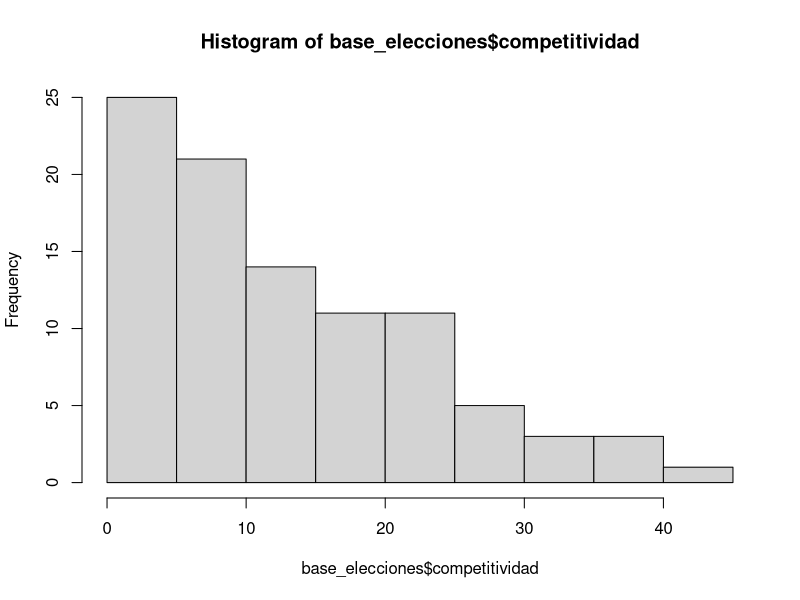
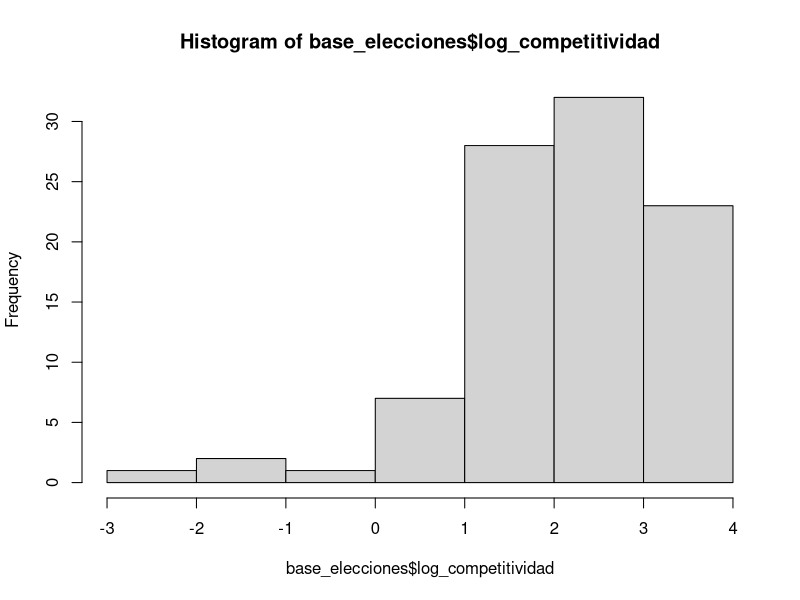
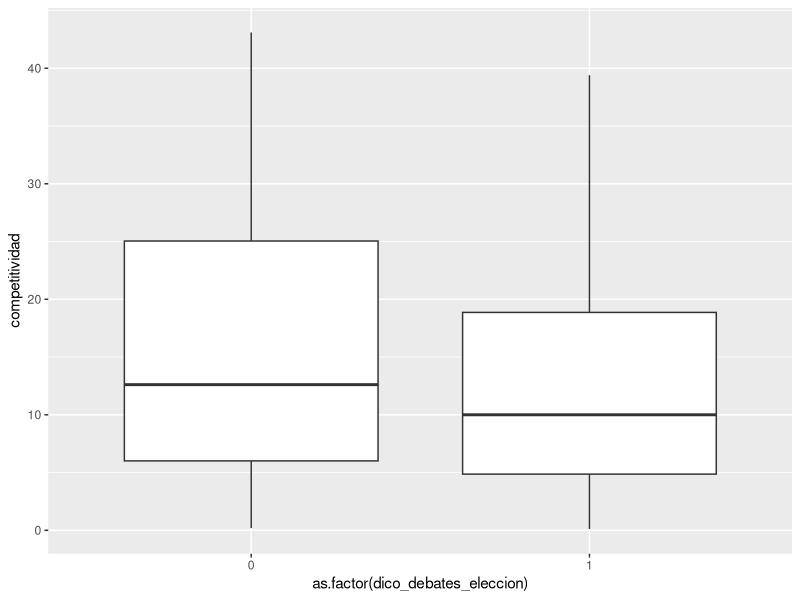
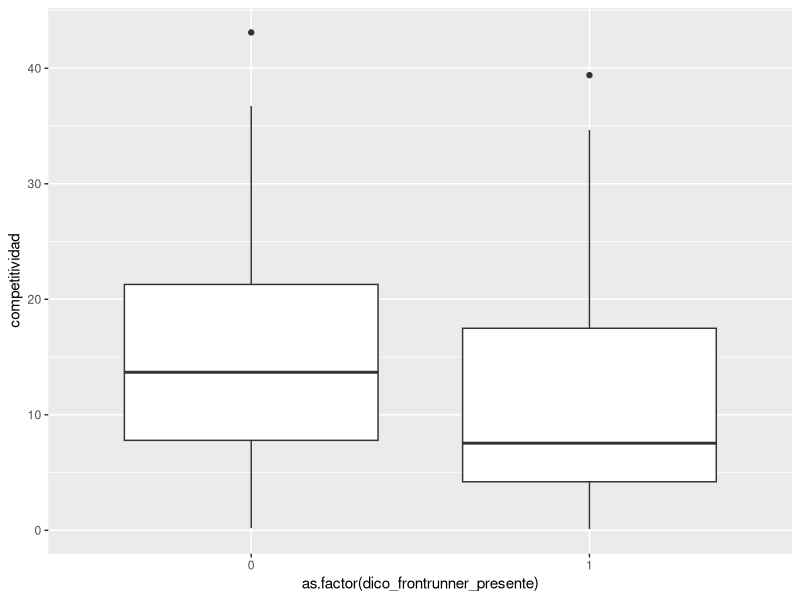
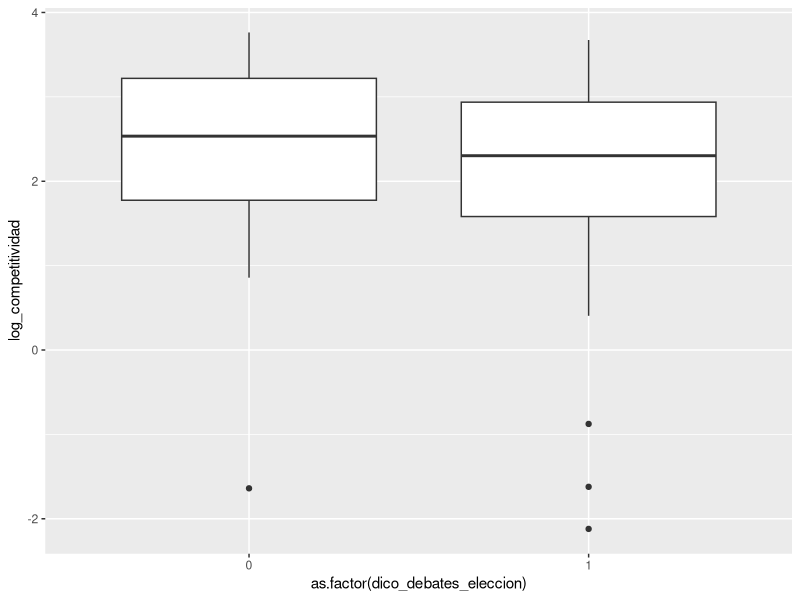
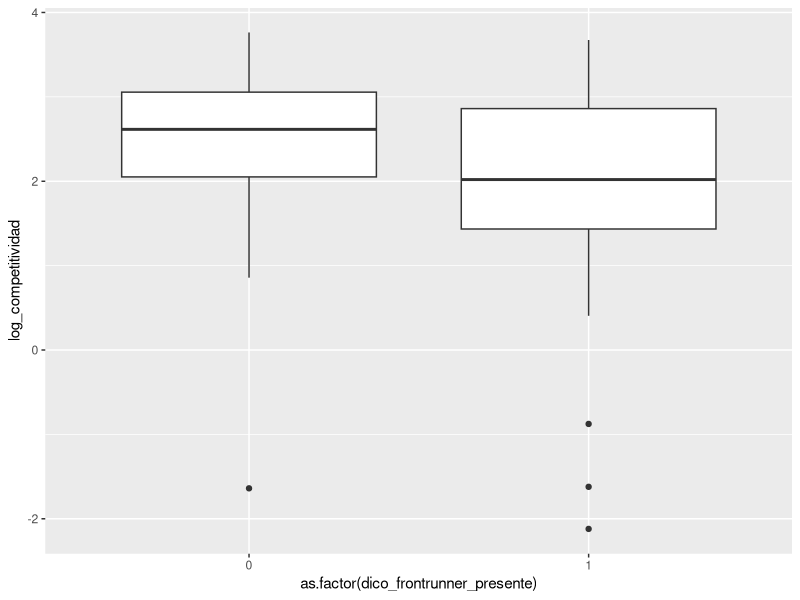
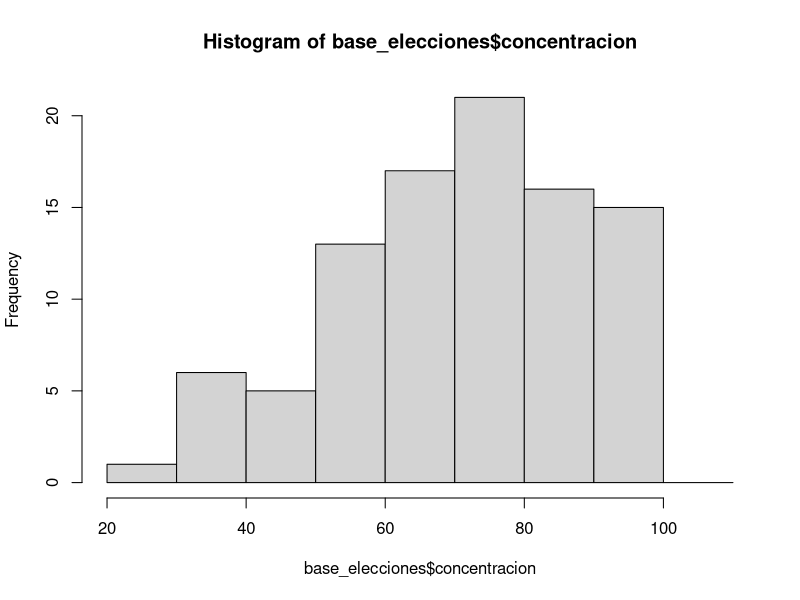
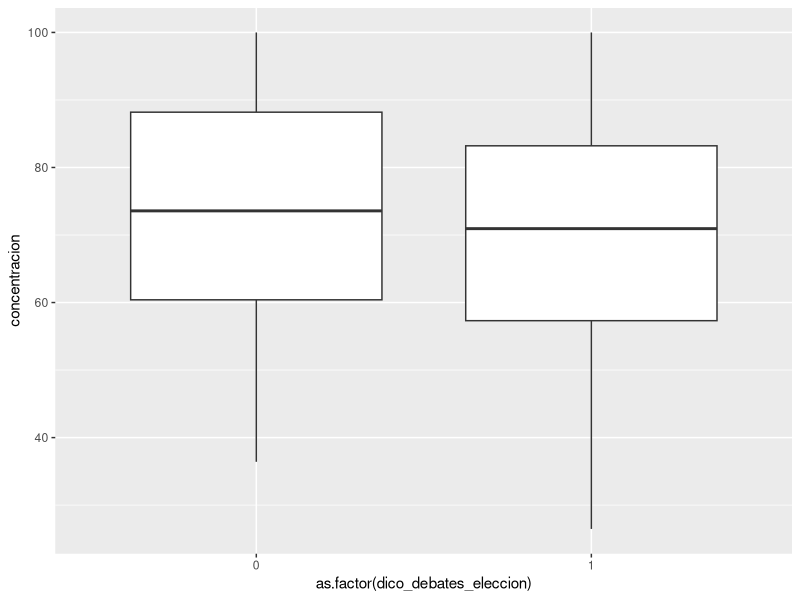

Generate these figures, in order, with R: (Note: this script raises an error after producing the figures.)
# MODELO DE PROBA DE AUSENCIAS PARA LOS CANDIATOS

# version borrador 8 abril 2024

# APUNTES: LISTA DE PENDIENTES #############

# PENDIENTE: AGREGAR CONTROL INTERACTIVO BALLOTAGE==1 que deberia volver insignificante el efecto de la concentracion. LISTO. RESULTADOS RAROS. PARA PENSAR / PREGUNTAR MAURICIO

# PENDIENTE CONSTRUIR TABLAS PARA INTERPRETAR VARIANDO VALORES DE TODAS VARIABLES
# PENDIENTE: PLOTEAR GRAFICOS INVIRTIENDO VARIABLES QUE SE VUELVEN VISIBLES, EJ NORMATIVA/ TRADICION, probado ya , igual definitivo cuando tengamos modelo definitivo
# PENDIENTE pensar pos de agregar todas variantes en un mismo grafico, o en un mismo panel

# PENDIENTE: ESTADISTICAS DESCRIPTIVAS! # estoy haciendo tablas y diferencias de medias, abr 2024, ver si algo mas es relevante
# PENDIENTE: QUIZAS SE PUEDEN INTERPRETAR RELAC VIBARIADAS COMO CUASI NEC Y CUASI SUF , P PENSAR# 

# IMPORTANTE PENDIENTE: QUIZAS CONSIDERAR UNA VD DE DEBATES SI PERO SIN FRONTRUNNER PARA ID CAUSAS SOBRE ESTE SUBSET,
# AUNQUE ATENTI PUEDE SER UN N MUY BAJO PARA LA CATEGORIA
# EN GRAL RESULTADOS A HOY ABRIL 11 2024 VIENEN SUGIRIENDO QUE DETS SON PARECIDOS PERO DIFERENTES
# A INCUMBENT SI O SI LE IMPORTA LA COMPETITIVIDAD
# PARA EL RESTO ES UN POCO MAS IMPORTANTE LA CONCENTRACION, LA COMPETITIVIDAD PIERDE IMP 

# PENDIENTES/ AYUDAMEMORIA 
# recirdar que para inclusion de VIS importa ortogonalidad o no, ademas de relevancia
# recordar interpretar sustantivamente la magnitud de los coeficientes

# LIBRERIAS #####

library(tidyverse)

# DATA ###########
setwd("/home/carolina/Documents/Proyectos R/debates_latam2024/tesis_doctorado/datav2023")
base_elecciones <- read.csv("all_elections.csv") %>% select(-X)
setwd("/home/carolina/Documents/Proyectos R/debates_latam2024/tesis_doctorado/")
options(scipen=999)

# TRABAJO ########

# CREACION DE VARIABLES AUXILIARES ##########

# variables dico de normativa

base_elecciones <- base_elecciones %>% 
  mutate(dico_obligatorio_candidato = ifelse(ncat_regcandidatos==3,1,0),
         dico_derechos_candidato = ifelse(ncat_regcandidatos==2,1,0))

base_elecciones <- base_elecciones %>% 
  mutate(dico_any_normativa = ifelse(ncat_regcandidatos>=2,1,0))

base_elecciones <- base_elecciones %>% 
  mutate(log_competitividad = log(competitividad))

# recategorizamos ballotage
base_elecciones <- base_elecciones %>% 
  mutate(ballotage = ifelse(ncat_ronda==2,1,0))

# base sin outlier competitividad # para probar modelos, comentar cuando aplique
full_data <- base_elecciones 
base_elecciones <- base_elecciones %>% 
  subset(electionid!="El Salvador 2024-02-04")
 
# EXPLORACION DESCRIPTIVA ###########

# exploracion de VDs alternativas
table(base_elecciones$dico_debates_eleccion)
table(base_elecciones$dico_frontrunner_presente)
table(base_elecciones$dico_frontORcha_presentes)

# chequeamos distribs bivariadas

# VIS CONTINUAS #

# COMPETITIVIDAD #
mean_values <- aggregate(competitividad ~ dico_debates_eleccion, base_elecciones, mean, na.rm = TRUE)
# hay mas competitividad (menos dif entre candidatos) cuando hay debates

mean_values <- aggregate(competitividad ~ dico_frontrunner_presente, base_elecciones, mean, na.rm = TRUE)
# idem, hay mas competitividad (menos dif entre candidatos) cuando hay debates, la diferencia es ligeramente mas amplia

# distrib
hist(base_elecciones$competitividad) # ojo, hay un outlier que puede ser problematico, calculo que se trata de el salvador
hist(base_elecciones$log_competitividad) # tiene mas sentido. otra alternativa sacar outlier?

# distrib bivariada
ggplot(base_elecciones) + geom_boxplot(aes(as.factor(dico_debates_eleccion), competitividad))
ggplot(base_elecciones) + geom_boxplot(aes(as.factor(dico_frontrunner_presente), competitividad))
ggplot(base_elecciones) + geom_boxplot(aes(as.factor(dico_debates_eleccion), log_competitividad))
ggplot(base_elecciones) + geom_boxplot(aes(as.factor(dico_frontrunner_presente), log_competitividad))

# CONCENTRACION #
mean_values <- aggregate(concentracion ~ dico_debates_eleccion, base_elecciones, mean, na.rm = TRUE)
# las elecciones estan mas concentradas cuando no hay debates, o mas dispersas cuando hay debates

mean_values <- aggregate(concentracion ~ dico_frontrunner_presente, base_elecciones, mean, na.rm = TRUE)
# idem, pero al diferencia se estrecha a casi la mitad (6 puntos versus 3 puntos de diferencia en la diferencia de promedios)

# distrib
hist(base_elecciones$concentracion) 

# distrib bivariada
ggplot(base_elecciones) + geom_boxplot(aes(as.factor(dico_debates_eleccion), concentracion))
ggplot(base_elecciones) + geom_boxplot(aes(as.factor(dico_frontrunner_presente), concentracion))

# TOTREG #
mean_values <- aggregate(ncat_totreg ~ dico_debates_eleccion, base_elecciones, mean, na.rm = TRUE)
# la regulacion es mas estricta cuando hay debates

mean_values <- aggregate(ncat_totreg ~ dico_frontrunner_presente, base_elecciones, mean, na.rm = TRUE)
# idem, y la diferencia de medias se agranda para este caso

# distrib
hist(base_elecciones$ncat_totreg) 

# distrib bivariada
ggplot(base_elecciones) + geom_boxplot(aes(as.factor(dico_debates_eleccion), ncat_totreg))
ggplot(base_elecciones) + geom_boxplot(aes(as.factor(dico_frontrunner_presente), ncat_totreg))

# CONFIANZA EN MEDIOS # # PENDIENTE CORREGIR ESTE INDICADOR Y PROBAR ALTERNATIVOS 
mean_values <- aggregate(int_average_confianza_tv_medios_latin_lapop ~ dico_debates_eleccion, base_elecciones, mean, na.rm = TRUE)
# hay mas confianza en medios cuando hay debates dif de 0.6 puntos aprox en escala de 0 a 4

mean_values <- aggregate(int_average_confianza_tv_medios_latin_lapop ~ dico_frontrunner_presente, base_elecciones, mean, na.rm = TRUE)
# diferencia se reduce e invierte: hay mas confianza en medios cuando NO hay debates.
# IGUAL CATEGORIZACION DEL INDICADOR PUEDE ESTAR GENERANDO PROBLEMAS

hist(base_elecciones$int_average_confianza_tv_medios_latin_lapop)

# distrib bivariada
ggplot(base_elecciones) + geom_boxplot(aes(as.factor(dico_debates_eleccion), int_average_confianza_tv_medios_latin_lapop))
ggplot(base_elecciones) + geom_boxplot(aes(as.factor(dico_frontrunner_presente), int_average_confianza_tv_medios_latin_lapop))

# probamos version escalada
mean_values <- aggregate(int_average_scaled_confianza_tv_medios_latin_lapop ~ dico_debates_eleccion, base_elecciones, mean, na.rm = TRUE)
# hay menos confianza alli donde no hay debates
mean_values <- aggregate(int_average_scaled_confianza_tv_medios_latin_lapop ~ dico_frontrunner_presente, base_elecciones, mean, na.rm = TRUE)
# casi no hay diferencia

hist(base_elecciones$int_average_scaled_confianza_tv_medios_latin_lapop)

# distrib bivariada
ggplot(base_elecciones) + geom_boxplot(aes(as.factor(dico_debates_eleccion), int_average_scaled_confianza_tv_medios_latin_lapop))
ggplot(base_elecciones) + geom_boxplot(aes(as.factor(dico_frontrunner_presente), int_average_scaled_confianza_tv_medios_latin_lapop))

# CONFIANZA EN PPOLS # 
mean_values <- aggregate(int_average_confianza_ppols ~ dico_debates_eleccion, base_elecciones, mean, na.rm = TRUE)
# hay ligeramente mas confianza en ppols cuando NO hay debates

mean_values <- aggregate(int_average_confianza_ppols ~ dico_frontrunner_presente, base_elecciones, mean, na.rm = TRUE)
# idem, y distancia se agranda ligeramente

hist(base_elecciones$int_average_confianza_ppols)

# distrib bivariada
ggplot(base_elecciones) + geom_boxplot(aes(as.factor(dico_debates_eleccion), int_average_confianza_ppols))
ggplot(base_elecciones) + geom_boxplot(aes(as.factor(dico_frontrunner_presente), int_average_confianza_ppols))

# TRADICION: N DEBATES / N ELECCIONES PREVIAS # 
# cumsum pasadas elec con debates
mean_values <- aggregate(lagged_all_previous_elec ~ dico_debates_eleccion, base_elecciones, mean, na.rm = TRUE)
mean_values <- aggregate(lagged_all_previous_elec_frontrunner_presente ~ dico_frontrunner_presente, base_elecciones, mean, na.rm = TRUE)
mean_values <- aggregate(lagged_all_previous_elec ~ dico_frontrunner_presente, base_elecciones, mean, na.rm = TRUE)

hist(base_elecciones$lagged_all_previous_elec)
hist(base_elecciones$lagged_all_previous_elec_frontrunner_presente)

# distrib bivariada
ggplot(base_elecciones) + geom_boxplot(aes(as.factor(dico_debates_eleccion), lagged_all_previous_elec))
ggplot(base_elecciones) + geom_boxplot(aes(as.factor(dico_frontrunner_presente), lagged_all_previous_elec)) 
ggplot(base_elecciones) + geom_boxplot(aes(as.factor(dico_debates_eleccion), lagged_all_previous_elec_frontrunner_presente))
ggplot(base_elecciones) + geom_boxplot(aes(as.factor(dico_frontrunner_presente), lagged_all_previous_elec_frontrunner_presente))
# las diferencias entre las outcome variables alternativas están para pensar.
# either frontrunners sienten mas el peso de la trad / o son mas fuertes en marcar tendencia futura

# n: tot debates en pasadas elec 
mean_values <- aggregate(lagged_all_previous_debates ~ dico_debates_eleccion, base_elecciones, mean, na.rm = TRUE)
mean_values <- aggregate(lagged_all_previous_debates_frontrunner_presente ~ dico_frontrunner_presente, base_elecciones, mean, na.rm = TRUE)
mean_values <- aggregate(lagged_all_previous_debates ~ dico_frontrunner_presente, base_elecciones, mean, na.rm = TRUE)

hist(base_elecciones$lagged_all_previous_debates)
hist(base_elecciones$lagged_all_previous_debates_frontrunner_presente)

# distrib bivariada
# distrib bivariada
ggplot(base_elecciones) + geom_boxplot(aes(as.factor(dico_debates_eleccion), lagged_all_previous_debates))
ggplot(base_elecciones) + geom_boxplot(aes(as.factor(dico_frontrunner_presente), lagged_all_previous_debates)) 
ggplot(base_elecciones) + geom_boxplot(aes(as.factor(dico_debates_eleccion), lagged_all_previous_debates_frontrunner_presente))
ggplot(base_elecciones) + geom_boxplot(aes(as.factor(dico_frontrunner_presente), lagged_all_previous_debates_frontrunner_presente))


# VARIABLES DICO # # PENDIENTE: QUIZAS SE PUEDEN INTERPRETAR ESSTAS VARIABLES COMO CUASI NEC Y CUASI SUF , P PENSAR# 

# RONDA # 
base_elecciones$ballotage %>% table()  
table(base_elecciones$ballotage, base_elecciones$dico_debates_eleccion)
# la distrib sugiere que esta variable es practicamente irrelevante , aunque hay ligeramente mas   
49/16 # en primera ronda 
22/8 # en segunda ronda # hay proporcionalmente mas debates en segunda que en primera ronda
table(base_elecciones$ballotage, base_elecciones$dico_frontrunner_presente)
25/40 # la relacion se vuelve MUCHO mas marcada para debates con fronturnner presente, casi por definicion 
# (--ya todos los debates que teniamos en segunda ronda en la cuenta anterior tenian al frontrunner presente--. 
#p pensar, hay que ver que hacer c esto)

# TRADICION # 
base_elecciones$lagged_dico_debates_eleccion %>% table()  
table(base_elecciones$lagged_dico_debates_eleccion, base_elecciones$dico_debates_eleccion)
# cuando no hubo debates en eleccion anterior, es ligeramente mas probable que no haya debates
# la relacion se invierte y por gran dif cuando si hubo debates (de cualq tipo) en eleccion anterior

table(base_elecciones$lagged_dico_debates_eleccion, base_elecciones$dico_frontrunner_presente)
# resultados similares, pero muy marcados para cuando no hubo debates en elec anterior 
# menos marcados para cuando hubo debates cualq en eleccion anterior 
# es decir, aun habiendo debates en elecc anterior no se coacciona del todo a frontrunner
# y que no haya habido debates en elecc anterior definitivamente da rienda mas suelta al frontrunner

base_elecciones$lagged_dico_frontrunner_presente %>% table()  
table(base_elecciones$lagged_dico_frontrunner_presente, base_elecciones$dico_debates_eleccion)
# se invierte para el caso de no debates (c frontrn) en elec anterior (vs cualq debate),en el sentido de que 
# aun no habiendo habido debates c frontrun, es mas prob que haya un debate (cualq) en elec actual que que no

table(base_elecciones$lagged_dico_frontrunner_presente, base_elecciones$dico_frontrunner_presente)
# aqui de nuevo results consistentes con narrativa en el sentido de que
# cuando frontrunner no asistio a ningun debate en elec anterior, es mas probable que no lo haga en actual eleccion (de hecho se espeja diferencia respecto de cuenta inmediata anterior)
# cuando frontrunner si asistio a debate en elec anterior, es mucho mas probable que si asista en la que siga

base_elecciones$lagged_dico_any_previous_elec %>% table()  
table(base_elecciones$lagged_dico_any_previous_elec, base_elecciones$dico_debates_eleccion)
table(base_elecciones$lagged_dico_any_previous_elec, base_elecciones$dico_frontrunner_presente)

base_elecciones$lagged_dico_any_previous_elec_frontrunner_presente %>% table()  
table(base_elecciones$lagged_dico_any_previous_elec_frontrunner_presente, base_elecciones$dico_debates_eleccion)
table(base_elecciones$lagged_dico_any_previous_elec_frontrunner_presente, base_elecciones$dico_frontrunner_presente)

# NOMRATIVA DICO # 
base_elecciones$dico_obligatorio_candidato %>% table()   
# ojo que esta variable tiene una distrib muy sesgada
table(base_elecciones$dico_obligatorio_candidato, base_elecciones$dico_debates_eleccion)
# cuando no hay obligatoriedad, es igualmente mas probable que haya algun debate
# cuando hay obligatoriedad, 100% hay debate

table(base_elecciones$dico_obligatorio_candidato, base_elecciones$dico_frontrunner_presente)
# simil resultados anteriores, solo que proba de debate c frontrunner sin obligatoriedad disminuye respecto de cuenta anterior

base_elecciones$dico_derechos_candidato %>% table()  
table(base_elecciones$dico_derechos_candidato, base_elecciones$dico_debates_eleccion)
# cuando no hay derechos reconocidos, es mas proba que haya debates, aunque la dif se reduce respecto de la cuenta anterior
# (es relativamente mas proba que no haya debates que cuando no hay obligacion)

table(base_elecciones$dico_derechos_candidato, base_elecciones$dico_frontrunner_presente)
# cuando hay derechos reconocidos, es mucho mas proba que haya debates
# aun asi, hay ligera proba de que no haya debates

base_elecciones$dico_any_normativa %>% table()  
table(base_elecciones$dico_any_normativa, base_elecciones$dico_debates_eleccion)
# cuando no hay normativa, hay igualmente chances de que haya debates, pero la diferencia se achica respecto de anteriores, acercandose al 50/50 de chances
# es decir que esta variable se vuelve indiferente cuando es 0, ergo no es NEC para debates
# cuando hay normativa, casi siempre hay debates, salvo excepciones
table(base_elecciones$dico_any_normativa, base_elecciones$dico_frontrunner_presente)
# idem comentario para cuando hay normativa
# las chances se vuelven casi 50/50 para el caso de debates c asistencia de frontrunner (respecto de cualq debate) cuando NO hay normativa


### MULTICOLINEALIDAD CRUZADA ######
# Calculate the correlation matrix
#full_data <- base_elecciones # reserva

cor_base_elecciones <- base_elecciones %>% 
  select(dico_debates_eleccion,
         dico_frontrunner_presente,
         dico_frontORcha_presentes,
         log_competitividad,
         competitividad,
         concentracion,
         int_average_confianza_ppols,
         int_average_confianza_tv,
         int_average_scaled_confianza_tv_medios_latin_lapop,
         ncat_totreg,
         dico_any_normativa,
         dico_obligatorio_candidato,
         dico_derechos_candidato,
         lagged_dico_debates_eleccion,
         lagged_dico_frontrunner_presente,
         lagged_all_previous_elec,
         lagged_all_previous_debates_frontrunner_presente,
         lagged_all_previous_debates,
         lagged_all_previous_debates_frontrunner_presente,
         ballotage)

correlation_matrix <- cor(cor_base_elecciones, use= "na.or.complete")

# Print the correlation matrix
print(correlation_matrix)

#install.packages("corrplot")
library(corrplot)

# Visualize the correlation matrix
corrplot(correlation_matrix, method = "circle")

# ballotage y concentracion efectivamente presentan un problema de multicolinealidad 
# no se bien si/como abordar esto 
# quizas lo que quiero capturar es justamente del ballotage su mayor concentracion y competitividad
# por ende no tiene mucho sentido agregarlo
# PENDIENTE PREG CELES

######################### MODELOS #########################

# MODELOS CON VARIABLE COMPET COMO BADE ##########

# vd original #####
modelo_base0 <- glm(dico_debates_eleccion ~ 
                      competitividad,
                    #log_competitividad,
                      data = base_elecciones,
                      family = "binomial")
summary(modelo_base0)

# signo esperado, magnitud pequeña, soprrendentemente parecida a la de modelos candidato; significavito al 0.1
# cuanto mas distancia entre 1 y 2, menos proba de debate
# para version log: perdemos significancia. signo sigue igual al esperado

# repetimos para otras VD: ####
modelo_base1 <- glm(dico_frontrunner_presente ~ 
                      competitividad,
                    #log_competitividad,
                   data = base_elecciones,
                   family = "binomial")
summary(modelo_base1)  # crece en magnitud, levemente, y en sginificancia. Signo sigue siendo el esperado
# para version log, crece en magnitud, signo igual al esperado, pero sigue sin ser sficativo
# para version normal pero sin outlier, es sficativa al 0.1. magnitud peq pero similar a version con outlier. signo esperado

modelo_base2 <- glm(dico_frontORcha_presentes ~ 
                      competitividad,
                      #log_competitividad,
                   data = base_elecciones,
                   family = "binomial") # resultados similares a version original en todo sentido
summary(modelo_base2)

# AGREGAMOS COMPLICACIONES AL MODELO ############
# MAS VARIABLES SOBRE PARTIDOS #############

modelo_1_0 <- glm(dico_debates_eleccion ~ 
                    competitividad +
                    #log_competitividad + 
                    concentracion,
                  data = base_elecciones,
                  family = "binomial")
summary(modelo_1_0)

# crece en magnitud, aunque lgieramente, coef competitividad. mejora sficancia al 0.05
# concentracion es sficativo al 0.1. magnitud pequeña. (pendiente interpretar magnitudes en terminos sustantivos)
# signo es el esperado: a mas concentracion, menos proba de debates, lo que abreva de mi idea de fragmentacion
# para version log: no sficativo

# probamos con VD alternativas 

modelo_1_1 <- glm(dico_frontrunner_presente ~ 
                    competitividad +
                    #log_competitividad + 
                    concentracion,
                  data = base_elecciones,
                  family = "binomial")
summary(modelo_1_1) 
# coef competitividad parecido a modelo base, tb un poco mas grande que para modelo 1_0. concetracion signo esperado pero pierde sficancia
# tiene sentido con idea de que fragmentacion aumenta proba de debates, pero no con candidato ppal presente
# version log: simil anterior: crece en magnitud, signo esperado, pero sin significancia
# idem version sin outlier, sficativa al 0.1

modelo_1_2 <- glm(dico_frontORcha_presentes ~                     
                    competitividad +
                    #log_competitividad + 
                    concentracion,
                  data = base_elecciones,
                  family = "binomial")
summary(modelo_1_2)
# consistente con idea anterior, aqui concentracion vuelve a ser sficativo (igual su magnitud sigue siendo reducida),
# indicando que hay oportunidades en las que fragmentacion ayuda a que haya debate, aunque sin necesariamente garantizar presencia de ppales contenedores
# en este modelo competitividad tiene performance parecida al modelo base 
# version log: simil comentarios anteriores. 
# EN CASOS QUE SIGUEN SIGUE OCURRIENDO PARECIDO SALVO INDICACION EN CONTRARIO: VERSION LOG PIERDE SFICANCIA ESTADISTICA

# VARIABLES LAGGED SOBRE DEBATES ##############

modelo_21_0 <- glm(dico_debates_eleccion ~ 
                     competitividad + 
                     #log_competitividad +
                  #lagged_dico_debates_eleccion,
                   lagged_all_previous_elec,
                  data = base_elecciones,
                  family = "binomial")
summary(modelo_21_0)

modelo_22_0 <- glm(dico_debates_eleccion ~ 
                     competitividad + 
                     #log_competitividad + 
                     concentracion + 
                     #lagged_dico_debates_eleccion,
                     lagged_all_previous_elec,
                   data = base_elecciones,
                  family = "binomial")
summary(modelo_22_0)

# debate en eleccion anterior es por lejos mejor predictor, magnitud mucho mas grande y sficativo al 0.001
# igual para pensar: magnitud tiene que ver con escalas. competitividad y concetrancion varian del 1 al 100 (hipoteticamente), lagged es dicotomica. 
# interesante es que variables de competencia y concentracion se mantienen parecidas!

# probamos con variables VD alternativas
modelo_21_1 <- glm(dico_frontrunner_presente ~ 
                     competitividad + 
                     #log_competitividad + 
                     lagged_all_previous_elec_frontrunner_presente,
                     #lagged_dico_frontrunner_presente,
                   data = base_elecciones,
                   family = "binomial")
summary(modelo_21_1)

modelo_22_1 <- glm(dico_frontrunner_presente ~ 
                     competitividad + 
                     #log_competitividad + 
                     concentracion + 
                     lagged_all_previous_elec_frontrunner_presente,
                   #lagged_dico_frontrunner_presente,
                   data = base_elecciones,
                   family = "binomial")
summary(modelo_22_1)
# idem comentario modelo_2 de arriba: se mantiene muy parecido a modelo_1, pero lagged aparece claramente como un predictor mas pontente, todavia mas cierto para el caso de la asistencia del frontrunner
# con variable lagged all elec, competitividad pierde sficancia

# un peq parentesis, usando otra lagged con esta VD: 
modelo_23_1 <- glm(dico_frontrunner_presente ~ 
                     competitividad + 
                     #log_competitividad + 
                     concentracion + 
                     lagged_all_previous_elec,
                     #lagged_dico_debates_eleccion,
                   data = base_elecciones,
                   family = "binomial")
summary(modelo_23_1) # coef sigue siendo muy grande, aunque magnitud disminuye muy ligeramente respecto de 21_1. Idem en linea con expectativas

modelo_21_2 <- glm(dico_frontORcha_presentes ~ 
                     competitividad + 
                     #log_competitividad +
                     lagged_dico_frontORcha_presentes,
                   data = base_elecciones,
                   family = "binomial")
summary(modelo_21_2)

modelo_22_2 <- glm(dico_frontORcha_presentes ~ 
                     competitividad + 
                     #log_competitividad +
                     concentracion + 
                     lagged_dico_frontORcha_presentes,
                   data = base_elecciones,
                   family = "binomial")
summary(modelo_22_2) 
# simil comentarios anteriores, en este caso modelo si difiere de anteriores en coef concentracion, que pierde sficancia
# en lo demas idem: modelo muy parecido a modelo_1, pero lagged emerge como mejor predictor 

# FIXED EFFECTS POR PAIS ######

modelo_31_0 <- glm(dico_debates_eleccion ~ 
                     competitividad + 
                     #log_competitividad +
                     cat_pais,
                   data = base_elecciones,
                   family = "binomial")
summary(modelo_31_0)
# competitividad sigue teniendo signo esperado, mejora tamaño y nivel de sficancia
# fixed effects muchos no son sficativos, pero pendiente ver como assess esto creo que prueba F

modelo_32_0 <- glm(dico_debates_eleccion ~ 
                     competitividad + 
                     #log_competitividad + 
                     concentracion + 
                     #lagged_dico_debates_eleccion + 
                     lagged_all_previous_elec +
                     cat_pais,
                   data = base_elecciones,
                   family = "binomial")
summary(modelo_32_0)
# variable concentracion pierde sficancia, idem lagged, aunque mantienen su signo y en el caso de concentracion su magnitud
# estas variables parecen mas estructurales (sobre todo lagged) , por lo que fixed effects parecen comerse su efecto
# curioso, en modelo sin outlier competitivdad adquiere sficancia estadistica. lagged la manteiene pero reducida

# VDs alternativas


modelo_31_1 <- glm(dico_frontrunner_presente ~ 
                     competitividad + 
                     #log_competitividad + 
                     cat_pais,
                   data = base_elecciones,
                   family = "binomial")
summary(modelo_31_1) # idem comentarios que para 31_0, notese que aqui competitividad aumenta bastante su magnitud (x3)

modelo_32_1 <- glm(dico_frontrunner_presente ~ 
                     competitividad + 
                     #log_competitividad + 
                     concentracion + 
                     #lagged_dico_frontrunner_presente + 
                     lagged_all_previous_elec_frontrunner_presente +
                     cat_pais,
                   data = base_elecciones,
                   family = "binomial")
summary(modelo_32_1) # idem


modelo_31_2 <- glm(dico_frontORcha_presentes ~ 
                     competitividad + 
                     #log_competitividad +
                     cat_pais,
                   data = base_elecciones,
                   family = "binomial")
summary(modelo_31_2) # idem comentarios anteriores

modelo_32_2 <- glm(dico_frontORcha_presentes ~ 
                     competitividad + 
                     #log_competitividad +
                     concentracion + lagged_dico_frontORcha_presentes + cat_pais,
                   data = base_elecciones,
                   family = "binomial")
summary(modelo_32_2) # idem

# el hecho de que competitividad aumente tanto su magnitud
# parece ser indicativo de que hay otros factores estructurales que no estamos considerando y que diluyen su efecto
# porque estarian correlacionados con esta variable (((para pensar: en que direccion???)))

# VARIABLES CONFIANZA LATINOBAROMETRO (PENDIENTE! EMPROLIJAR) ############

# modelo con interpolacion # pueden variarse los indicadores de confianza 
# OJO ATENTI pendiente ver como homogenizar esta variable tomada de fuentes alternativas,
# quizas sea mas adecuado estandarizar y recalcular

modelo_4_0 <- glm(dico_debates_eleccion ~ 
                    competitividad + 
                    #log_competitividad +
                    concentracion + 
                    #lagged_dico_debates_eleccion +
                    lagged_all_previous_elec +
                    int_average_scaled_confianza_tv_medios_latin_lapop + int_average_confianza_ppols,
                    #int_average_confianza_tv_medios_latin_lapop + int_average_confianza_ppols,
                data = base_elecciones,
                family = "binomial")
summary(modelo_4_0) 
# definitivamente sin resultados sficativos, en este modelo completo competitividad recupera sficancia aunque al 0.1, y aumenta en magnitud, mantiene signo esperado
# coefs de confianza cambian mucho y son definitivamente no sficativos }
# los resultados se mantienen similares para los distintos indicadores de confianza en medios utilizados
# version log de competitividad no es sficativa

modelo_4_1 <- glm(dico_frontrunner_presente ~ 
                    competitividad + 
                    #log_competitividad +
                    concentracion + 
                    #lagged_dico_frontrunner_presente + 
                    lagged_all_previous_elec_frontrunner_presente +
                    int_average_scaled_confianza_tv_medios_latin_lapop + int_average_confianza_ppols,
                    #int_average_confianza_tv_medios_latin_lapop + int_average_confianza_ppols,
                  data = base_elecciones,
                  family = "binomial")
summary(modelo_4_1) 

# VARIABLES LEGISLACION #############
# pendiente 
modelo_5_0 <- glm(dico_debates_eleccion ~ 
                    competitividad + 
                    #log_competitividad +
                    concentracion + 
                    #lagged_dico_debates_eleccion + 
                    lagged_all_previous_elec +
                    int_average_scaled_confianza_tv_medios_latin_lapop + int_average_confianza_ppols +
                    #int_average_confianza_tv_medios_latin_lapop + int_average_confianza_ppols +
                    ncat_totreg,
                  data = base_elecciones,
                  family = "binomial")
summary(modelo_5_0) 

modelo_5_1 <- glm(dico_frontrunner_presente ~ 
                    competitividad + 
                    #log_competitividad +
                    concentracion + 
                    #lagged_dico_frontrunner_presente + 
                    lagged_all_previous_elec_frontrunner_presente +
                    int_average_scaled_confianza_tv_medios_latin_lapop + int_average_confianza_ppols +
                    #int_average_confianza_tv_medios_latin_lapop + int_average_confianza_ppols +
                    ncat_totreg,
                data = base_elecciones,
                family = "binomial")
summary(modelo_5_1) 
# muy interesante la diferencia entre estos dos modelos!!! 
# para probar mas detenidamente, apenas los mire
# es decir que: alli donde NO hay tradicion NI regulacion, seguro importa la competencia,no?
# probar con variables dico de legislacion

# PENDIENTE: VER SI TIENE SENTIDO SELECCION DE CASOS COMO DEVIANT
# IGUAL NO SE SI TENEMOS DATOS PARA ESAS INSTANCIAS

# probamos con variables dico de normativa 

modelo_51_0 <- glm(dico_debates_eleccion ~ 
                     competitividad + 
                     #log_competitividad +
                     concentracion + 
                     lagged_all_previous_elec +
                     #lagged_dico_debates_eleccion + 
                     int_average_scaled_confianza_tv_medios_latin_lapop + int_average_confianza_ppols +
                    #int_average_confianza_tv_medios_latin_lapop + int_average_confianza_ppols +
                     dico_obligatorio_candidato + dico_derechos_candidato,
                  data = base_elecciones,
                  family = "binomial")
summary(modelo_51_0) 

modelo_51_1 <- glm(dico_frontrunner_presente ~ 
                     competitividad + 
                     #log_competitividad +
                     concentracion + 
                     #lagged_dico_frontrunner_presente + 
                     lagged_all_previous_elec_frontrunner_presente +
                     int_average_scaled_confianza_tv_medios_latin_lapop + int_average_confianza_ppols +
                    #int_average_confianza_tv_medios_latin_lapop + int_average_confianza_ppols +
                     dico_obligatorio_candidato + dico_derechos_candidato,
                  data = base_elecciones,
                  family = "binomial")
summary(modelo_51_1) 
# falsa de significancia en dico_obligatorio_candidatos ha de deberse a muy bajo n, pero tamaño (!) y signo del coeficiente son sugestivos

# probamos con variable dico de normativa pero mas general


modelo_52_0 <- glm(dico_debates_eleccion ~ 
                     competitividad + 
                     #log_competitividad +
                     concentracion + 
                     #lagged_dico_debates_eleccion + 
                     lagged_all_previous_elec +
                     int_average_scaled_confianza_tv_medios_latin_lapop + int_average_confianza_ppols +
                     #int_average_confianza_tv_medios_latin_lapop + int_average_confianza_ppols +
                     dico_any_normativa,
                   data = base_elecciones,
                   family = "binomial")
summary(modelo_52_0) 

modelo_52_1 <- glm(dico_frontrunner_presente ~ 
                     competitividad + 
                     #log_competitividad +
                     concentracion + 
                     #lagged_dico_frontrunner_presente + 
                     lagged_all_previous_elec_frontrunner_presente +
                     int_average_scaled_confianza_tv_medios_latin_lapop + int_average_confianza_ppols +
                     #int_average_confianza_tv_medios_latin_lapop + int_average_confianza_ppols +
                     dico_any_normativa,
                   data = base_elecciones,
                   family = "binomial")
summary(modelo_52_1) 


######## AGREGAMOS VARIABLE RONDA #############################

modelo_6_0 <- glm(dico_debates_eleccion ~ 
                    competitividad + 
                    #log_competitividad +
                    concentracion + 
                     ballotage + ballotage*concentracion +
                     lagged_dico_debates_eleccion + 
                    int_average_scaled_confianza_tv_medios_latin_lapop + int_average_confianza_ppols +
                     #int_average_confianza_tv_medios_latin_lapop + int_average_confianza_ppols +
                     dico_any_normativa,
                   data = base_elecciones,
                   family = "binomial")
summary(modelo_6_0) 
# no se bien como interpretar resultados de este modelo, todo pierde sficancia salvo lagged_ :( ???
# igual notese que tamaño y signos de los coeficientes no cambian mucho, podemos estar simplemente teniendo un problema de poca precision, poca info para def parametros
# quizas lo mejor es tener un mejor indicador de fragmentacion y punto
# o quizas el problema es justamente la multicolinealidad entre variables!
# en version log: seguimos sin tener sficancia estadistica

modelo_6_1 <- glm(dico_frontrunner_presente ~ 
                    competitividad + 
                    #log_competitividad +
                    concentracion + 
                    ballotage + ballotage*concentracion +
                     lagged_dico_frontrunner_presente + 
                    int_average_scaled_confianza_tv_medios_latin_lapop + int_average_confianza_ppols +
                     #int_average_confianza_tv_medios_latin_lapop + int_average_confianza_ppols +
                     dico_any_normativa,
                   data = base_elecciones,
                   family = "binomial")
summary(modelo_6_1) 
# conforme con expectativas teoricas, cuando ballotage = 0, concentracion es sficativa. 
# la sficancia de ronda no puede interpretarse a simple vista puesto que en la tabla indica la sficancia de ronda solo cuando competitividad = 0 (elecciones muy muy competitivas, virtual empate)
# signo y valor indican que debates son MENOS probables en un ballotage


####### INTERPRETACION #################################
# buen enlace para leer output :  https://stats.stackexchange.com/questions/86351/interpretation-of-rs-output-for-binomial-regression 
# otro https://stats.oarc.ucla.edu/r/dae/logit-regression/
modelo_a_interpretar <- modelo_52_1 # ajustar segun deseado, por ahora (abr 2024), prefe es modelo_52_1
# EN CUALQUIER CASO CREO QUE ES INTERESANTE COMPRAR MODELOS CON VD ALTERNATIVA
# POR AHORA PARECE QUE VD CUALQ DEBATE ES MAS DEPENDIENTE DE LA CONCENTRACION, MIENTRAS QEU VD DEBATE CON CANDIDATO LIDER ES MAS DEPENIDENTE DE LA COMPETITIVIDAD
# ESTE ES UN RESULTADO INTERESANTE QUE VA EN LA LINEA DE MIS SOSPECHAS PREVIAS

# interpretacion de coeficientes:

# The logistic regression coefficients give the change in the log odds of the outcome for a one unit increase in the predictor variable.
#We can use the confint function to obtain confidence intervals for the coefficient estimates. Note that for logistic models, confidence intervals are based on the profiled log-likelihood function. We can also get CIs based on just the standard errors by using the default method.
confint(modelo_a_interpretar)
#You can also exponentiate the coefficients and interpret them as odds-ratios. R will do this computation for you. To get the exponentiated coefficients, you tell R that you want to exponentiate (exp), and that the object you want to exponentiate is called coefficients and it is part of mylogit (coef(mylogit)). We can use the same logic to get odds ratios and their confidence intervals, by exponentiating the confidence intervals from before. To put it all in one table, we use cbind to bind the coefficients and confidence intervals column-wise.
exp(coef(modelo_a_interpretar))
exp(cbind(OR = coef(modelo_a_interpretar), confint(modelo_a_interpretar)))

#You can also use predicted probabilities to help you understand the model. Predicted probabilities can be computed for both categorical and continuous predictor variables. In order to create predicted probabilities we first need to create a new data frame with the values we want the independent variables to take on to create our predictions.
#We will start by calculating the predicted probability of ... at each value of ...., holding .. and .. at their means. First we create and view the data frame.

# queremos comenzar para predicted proba de debate a cada valor de competitividad  para un pais con oblig = 0 y derechos = 0
valores_posibles_competitividad <- seq(range(log(base_elecciones$competitividad), na.rm=T)[1],range(base_elecciones$competitividad, na.rm=T)[2], 0.1)
valores_posibles_dico <- c(1,0)

# newdata1 <- with(base_elecciones, 
#                  data.frame(lagged_dico_frontrunner_presente = 0,
#                             dico_obligatorio_candidato = 0,
#                             dico_derechos_candidato = 0,
#                             concentracion = mean(concentracion, na.rm=T), 
#                             competitividad = valores_posibles))
# 
# newdata1$predicted_proba <- predict(modelo_a_interpretar, newdata = newdata1, type = "response")

# aca calculamos predicted proba de debate a cada valor de competitividad  para unvarios valores de normativva / trad

newdata2 <- with(base_elecciones, 
                 data.frame(lagged_dico_frontrunner_presente = rep(valores_posibles_dico, times = length(valores_posibles_competitividad)),
                            #dico_obligatorio_candidato = 0,#c(0,1),
                            #dico_derechos_candidato = 0,#c(0,1),
                            dico_any_normativa = 0,
                            concentracion = mean(concentracion, na.rm=T), 
                            competitividad = rep(valores_posibles_competitividad, each = length(valores_posibles_dico))))

#newdata2$predicted_proba <- predict(modelo_a_interpretar, newdata = newdata2, type = "response")

# The code to generate the predicted probabilities (the first line below) is the same as before, except we are also going to ask for standard errors so we can plot a confidence interval. We get the estimates on the link scale and back transform both the predicted values and confidence limits into probabilities.

newdata3 <- cbind(newdata2, 
                  predict(modelo_a_interpretar, 
                          newdata = newdata2, 
                          type = "link",
                          se = TRUE))

newdata3 <- within(newdata3, {
  PredictedProb <- plogis(fit)
  LL <- plogis(fit - (1.96 * se.fit))
  UL <- plogis(fit + (1.96 * se.fit))
})

# It can also be helpful to use graphs of predicted probabilities to understand and/or present the model. We will use the ggplot2 package for graphing. Below we make a plot with the predicted probabilities, and 95% confidence intervals.

ggplot(newdata3 %>% 
         mutate(lagged_dico_frontrunner_presente = as.factor(lagged_dico_frontrunner_presente)), 
       aes(x = competitividad, y = PredictedProb)) + 
  geom_ribbon(aes(ymin = LL, ymax = UL, fill= lagged_dico_frontrunner_presente), alpha = 0.2) + 
  geom_line(aes(colour = lagged_dico_frontrunner_presente), size = 1)

# aca calculamos predicted proba de debate a cada valor de competitividad  para unvarios valores de normativva / trad

newdata2 <- with(base_elecciones, 
                 data.frame(lagged_dico_frontrunner_presente = rep(valores_posibles_dico, times = length(valores_posibles_competitividad)),
                            #dico_obligatorio_candidato = 0,#c(0,1),
                            #dico_derechos_candidato = 0,#c(0,1),
                            dico_any_normativa = 1,
                            concentracion = mean(concentracion, na.rm=T), 
                            competitividad = rep(valores_posibles_competitividad, each = length(valores_posibles_dico))))

#newdata2$predicted_proba <- predict(modelo_a_interpretar, newdata = newdata2, type = "response")

# The code to generate the predicted probabilities (the first line below) is the same as before, except we are also going to ask for standard errors so we can plot a confidence interval. We get the estimates on the link scale and back transform both the predicted values and confidence limits into probabilities.

newdata3 <- cbind(newdata2, 
                  predict(modelo_a_interpretar, 
                          newdata = newdata2, 
                          type = "link",
                          se = TRUE))

newdata3 <- within(newdata3, {
  PredictedProb <- plogis(fit)
  LL <- plogis(fit - (1.96 * se.fit))
  UL <- plogis(fit + (1.96 * se.fit))
})

# It can also be helpful to use graphs of predicted probabilities to understand and/or present the model. We will use the ggplot2 package for graphing. Below we make a plot with the predicted probabilities, and 95% confidence intervals.

ggplot(newdata3 %>% 
         mutate(lagged_dico_frontrunner_presente = as.factor(lagged_dico_frontrunner_presente)), 
       aes(x = competitividad, y = PredictedProb)) + 
  geom_ribbon(aes(ymin = LL, ymax = UL, fill= lagged_dico_frontrunner_presente), alpha = 0.2) + 
  geom_line(aes(colour = lagged_dico_frontrunner_presente), size = 1)

# REPETIMOS PERO ahora ploteamos cambiando los valores de variantes en la normativa
# igual a ajustar segun modelo finalmente elegido

newdata2 <- with(base_elecciones, 
                 data.frame(lagged_dico_frontrunner_presente = 0,
                            #dico_obligatorio_candidato = 0,#c(0,1), # no entiendo bien que pasa cuando esta v es 1 y la que sigue 0, quizas se debe a la falta de casos reales, insuf variablilidad, sobre det # claro si, predicted proba es siempre 1 
                            #dico_derechos_candidato = 1,#c(0,1),
                            dico_any_normativa = rep(valores_posibles_dico, times = length(valores_posibles_competitividad)),
                            concentracion = mean(concentracion, na.rm=T), 
                            competitividad = rep(valores_posibles_competitividad, each = length(valores_posibles_dico))))

# The code to generate the predicted probabilities (the first line below) is the same as before, except we are also going to ask for standard errors so we can plot a confidence interval. We get the estimates on the link scale and back transform both the predicted values and confidence limits into probabilities.

newdata3 <- cbind(newdata2, 
                  predict(modelo_a_interpretar, 
                          newdata = newdata2, 
                          type = "link",
                          se = TRUE))

newdata3 <- within(newdata3, {
  PredictedProb <- plogis(fit)
  LL <- plogis(fit - (1.96 * se.fit))
  UL <- plogis(fit + (1.96 * se.fit))
})

# It can also be helpful to use graphs of predicted probabilities to understand and/or present the model. We will use the ggplot2 package for graphing. Below we make a plot with the predicted probabilities, and 95% confidence intervals.

ggplot(newdata3 %>% 
         mutate(dico_any_normativa = as.factor(dico_any_normativa)), 
       aes(x = competitividad, y = PredictedProb)) + 
  geom_ribbon(aes(ymin = LL, ymax = UL, fill= dico_any_normativa), alpha = 0.2) + 
  geom_line(aes(colour = dico_any_normativa), size = 1)
# ATENTI: CUANDO HAY TRADICION, EFECTO DE NORMATIVA TB SE VUELVE INDISTINGUIBLE


# invertimos posicion de variables en este ploteo ####

newdata2 <- with(base_elecciones, 
                 data.frame(lagged_dico_frontrunner_presente = 1,
                            #dico_obligatorio_candidato = 0,#c(0,1), # no entiendo bien que pasa cuando esta v es 1 y la que sigue 0, quizas se debe a la falta de casos reales, insuf variablilidad, sobre det # claro si, predicted proba es siempre 1 
                            #dico_derechos_candidato = 1,#c(0,1),
                            dico_any_normativa = rep(valores_posibles_dico, times = length(valores_posibles_competitividad)),
                            concentracion = mean(concentracion, na.rm=T), 
                            competitividad = rep(valores_posibles_competitividad, each = length(valores_posibles_dico))))


# The code to generate the predicted probabilities (the first line below) is the same as before, except we are also going to ask for standard errors so we can plot a confidence interval. We get the estimates on the link scale and back transform both the predicted values and confidence limits into probabilities.

newdata3 <- cbind(newdata2, 
                  predict(modelo_a_interpretar, 
                          newdata = newdata2, 
                          type = "link",
                          se = TRUE))

newdata3 <- within(newdata3, {
  PredictedProb <- plogis(fit)
  LL <- plogis(fit - (1.96 * se.fit))
  UL <- plogis(fit + (1.96 * se.fit))
})

# It can also be helpful to use graphs of predicted probabilities to understand and/or present the model. We will use the ggplot2 package for graphing. Below we make a plot with the predicted probabilities, and 95% confidence intervals.

ggplot(newdata3 %>% 
         mutate(dico_any_normativa = as.factor(dico_any_normativa)), 
       aes(x = competitividad, y = PredictedProb)) + 
  geom_ribbon(aes(ymin = LL, ymax = UL, fill= dico_any_normativa), alpha = 0.2) + 
  geom_line(aes(colour = dico_any_normativa), size = 1)
# y cuando no hay tradicion tb? no se bien que hacer de esto

# assesing fit: distancia entre data original y proba predicha ###############


base_elecciones_predicted_outcome <- cbind(base_elecciones, 
                  predict(modelo_a_interpretar, 
                          newdata = base_elecciones, 
                          type = "link",
                          se = TRUE))

base_elecciones_predicted_outcome$predicted_outcome <-  predict(modelo_a_interpretar, 
                                                                        newdata = base_elecciones, 
                                                                        type = "response")

base_elecciones_predicted_outcome <- base_elecciones_predicted_outcome %>% 
  mutate(diff_predicted_outcome = dico_frontrunner_presente - predicted_outcome) %>% 
  mutate(abs_diff_predicted_outcome = diff_predicted_outcome %>% abs())

check <- base_elecciones_predicted_outcome %>% 
  select(abs_diff_predicted_outcome, diff_predicted_outcome, electionid, 
         dico_debates_eleccion, dico_frontrunner_presente, predicted_outcome,
         competitividad, concentracion, lagged_dico_frontrunner_presente, dico_any_normativa,
         ballotage)
